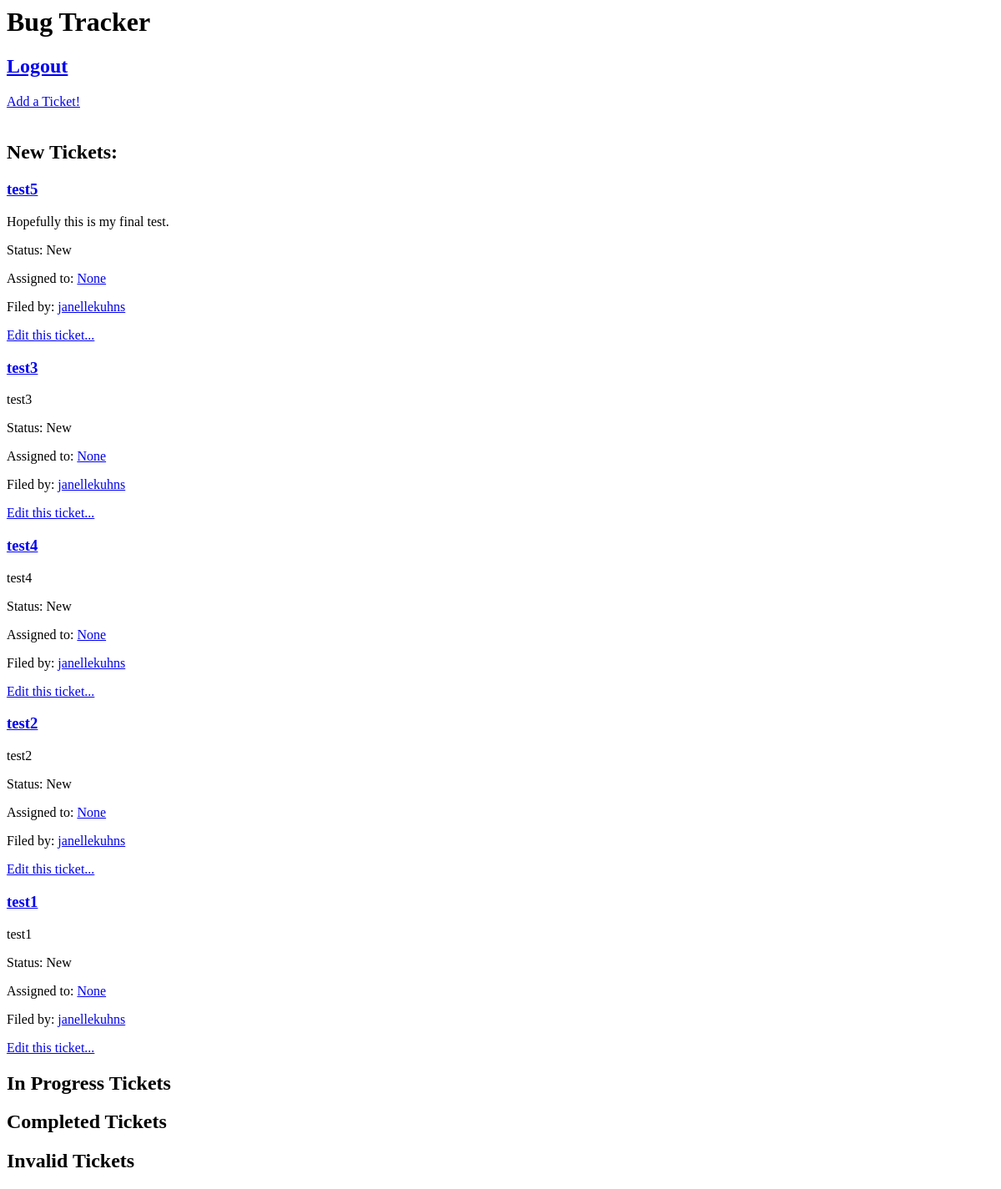
/ (signed in), run on an earlier commit of the app's database.
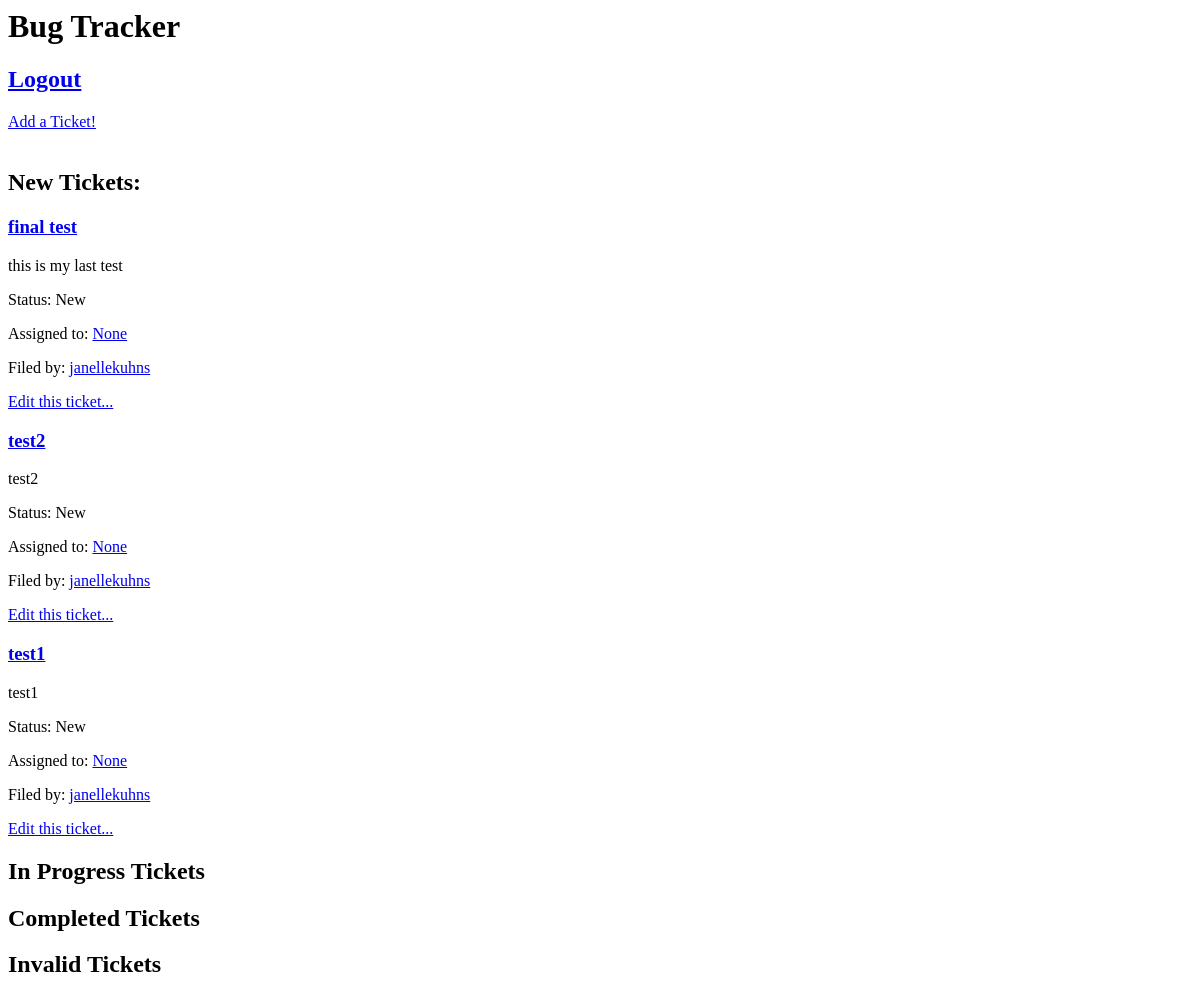
And on a later commit of the database.
### bugtrackerapp/models.py (models this page shows, shortened)
class Ticket(models.Model):
    title = models.CharField(max_length=100)
    date = models.DateTimeField(default=timezone.now)
    description = models.CharField(max_length=250)
    filing_user = models.ForeignKey(CustomUser, on_delete=models.CASCADE, related_name='filing_user')
    NEW = 'New'
    IN_PROGRESS = 'In Progress'
    DONE = 'Done'
    INVALID = 'Invalid'
    TICKET_STATUS_CHOICES = [
        (NEW, 'New'),
        (IN_PROGRESS, 'In Progress'),
        (DONE, 'Done'),
        (INVALID, 'Invalid')
    ]
    ticket_status = models.CharField(max_length=25, choices=TICKET_STATUS_CHOICES, default=NEW)
    assigned_user = models.ForeignKey(CustomUser, on_delete=models.CASCADE, related_name='assigned_user', blank=True, null=True)
    completed_user = models.ForeignKey(CustomUser, on_delete=models.CASCADE, related_name='completed_user', blank=True, null=True)

class CustomUser(AbstractUser):
    pass

### bugtrackerapp/views.py (the view)
# urls.py: path('', views.index, name='homepage'),
def index(request):
    html = 'index.html'
    new_tickets = Ticket.objects.filter(ticket_status='New').order_by('-date')
    in_progress_tickets = Ticket.objects.filter(ticket_status='In_Progress').order_by('-date')
    done_tickets = Ticket.objects.filter(ticket_status='Done').order_by('-date')
    invalid_tickets = Ticket.objects.filter(ticket_status='Invalid').order_by('-date')
    return render(request, html, { 'new_tickets': new_tickets, 'in_progress_tickets': in_progress_tickets, 'done_tickets': done_tickets, 'invalid_tickets': invalid_tickets})

### bugtrackerapp/templates/index.html (shortened to what this page needs)
<h1>Bug Tracker</h1>
    <h2>
        {% if not user.is_authenticated %}
                <a href="login/">Login</a>
        <br>
                <a href="signup/">Or sign up here...</a>
        {% elif user.is_authenticated %}
                <a href="logout/">Logout</a>
        {% endif %}
    </h2>
{% if user.is_authenticated %}
    <a href="addticket/">Add a Ticket!</a>
<h2>New Tickets:</h2>
    {% for ticket in new_tickets %}
        <h3><a href="/ticket/{{ticket.id}}">{{ ticket.title }}</a></h3>
            <p>{{ ticket.description }}</p>
            <p>Status: {{ticket.ticket_status}}</p>
            <p>Assigned to: <a href="/user/{{ticket.assigned_user.id}}">{{ ticket.assigned_user }}</a></p>
            <p>Filed by: <a href="/user/{{ticket.filing_user.id}}">{{ ticket.filing_user }}</a></p>
            <p><a href="/edit/{{ticket.id}}">Edit this ticket...</a></p>
    {% endfor %}
<h2>In Progress Tickets</h2>
<h2>Completed Tickets</h2>
<h2>Invalid Tickets</h2>
{% endif %}

What changed in the data, as far as the page shows it:
removed Ticket: title "test5", description "Hopefully this is my final test.", ticket_status "New", assigned_user "None", filing_user "janellekuhns"
removed Ticket: title "test3", description "test3", ticket_status "New", assigned_user "None", filing_user "janellekuhns"
changed Ticket: title "test4" → "final test"; description "test4" → "this is my last test"
